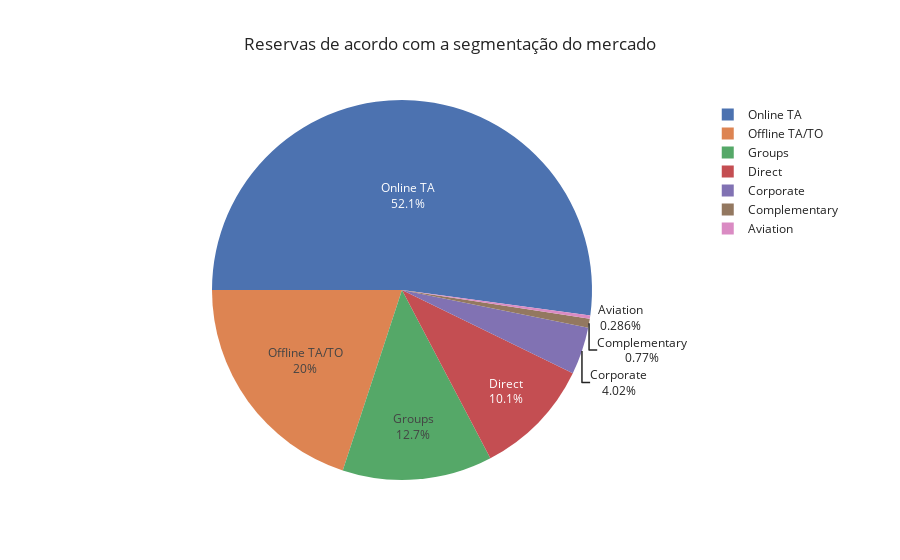

Notebook code cell kept with this figure:
### Markdown cell above
### Segmentos de Mercado que utilizam o Booking, inclusive os cancelados

### Code cell
### Contagem de segmentos e valores

segments=full_data_cln["market_segment"].value_counts()

### Plotagem do gráfico
fig = px.pie(segments,
             values=segments.values,
             names=segments.index,
             title="Reservas de acordo com a segmentação de mercado",
             template="seaborn")
fig.update_traces(rotation=-90, textinfo="percent+label")
fig.show()

### Figure 1 — Plotly figure (JSON) as saved in the notebook; plotly's stock layout.template omitted (floating-point values rounded to 4 significant figures)
{"data": [{"domain": {"x": [0, 1], "y": [0, 1]}, "hovertemplate": "index=%{label}<br>value=%{value}<extra></extra>", "labels": ["Online TA", "Offline TA/TO", "Groups", "Direct", "Corporate", "Complementary", "Aviation"], "legendgroup": "", "name": "", "rotation": -90, "showlegend": true, "textinfo": "percent+label", "type": "pie", "values": [8936, 3420, 2185, 1730, 689, 132, 49]}], "layout": {"legend": {"tracegroupgap": 0}, "title": {"text": "Reservas de acordo com a segmentação do mercado"}}}
